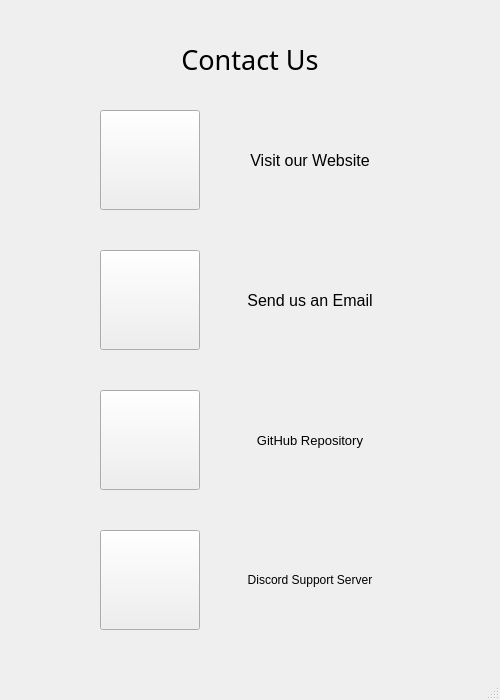
<?xml version="1.0" encoding="UTF-8"?>
<ui version="4.0">
 <class>ContactInfo</class>
 <widget class="QMainWindow" name="ContactInfo">
  <property name="geometry">
   <rect>
    <x>0</x>
    <y>0</y>
    <width>500</width>
    <height>700</height>
   </rect>
  </property>
  <property name="windowTitle">
   <string>Contact Us | GraphYte</string>
  </property>
  <property name="windowIcon">
   <iconset resource="resource.qrc">
    <normaloff>:/icon.png</normaloff>:/icon.png</iconset>
  </property>
  <widget class="QWidget" name="centralwidget">
   <widget class="QLabel" name="label_contactus">
    <property name="geometry">
     <rect>
      <x>100</x>
      <y>10</y>
      <width>300</width>
      <height>100</height>
     </rect>
    </property>
    <property name="font">
     <font>
      <family>Century Gothic</family>
      <pointsize>20</pointsize>
     </font>
    </property>
    <property name="text">
     <string>&lt;html&gt;&lt;head/&gt;&lt;body&gt;&lt;p align=&quot;center&quot;&gt;Contact Us&lt;/p&gt;&lt;/body&gt;&lt;/html&gt;</string>
    </property>
    <property name="alignment">
     <set>Qt::AlignCenter</set>
    </property>
   </widget>
   <widget class="QPushButton" name="pushButton_email">
    <property name="geometry">
     <rect>
      <x>100</x>
      <y>250</y>
      <width>100</width>
      <height>100</height>
     </rect>
    </property>
    <property name="text">
     <string/>
    </property>
    <property name="iconSize">
     <size>
      <width>100</width>
      <height>100</height>
     </size>
    </property>
   </widget>
   <widget class="QPushButton" name="pushButton_github">
    <property name="geometry">
     <rect>
      <x>100</x>
      <y>390</y>
      <width>100</width>
      <height>100</height>
     </rect>
    </property>
    <property name="text">
     <string/>
    </property>
   </widget>
   <widget class="QPushButton" name="pushButton_discord">
    <property name="geometry">
     <rect>
      <x>100</x>
      <y>530</y>
      <width>100</width>
      <height>100</height>
     </rect>
    </property>
    <property name="text">
     <string/>
    </property>
   </widget>
   <widget class="QPushButton" name="pushButton_URL">
    <property name="geometry">
     <rect>
      <x>100</x>
      <y>110</y>
      <width>100</width>
      <height>100</height>
     </rect>
    </property>
    <property name="text">
     <string/>
    </property>
   </widget>
   <widget class="QLabel" name="label_email">
    <property name="geometry">
     <rect>
      <x>210</x>
      <y>250</y>
      <width>200</width>
      <height>100</height>
     </rect>
    </property>
    <property name="font">
     <font>
      <pointsize>12</pointsize>
     </font>
    </property>
    <property name="text">
     <string>Send us an Email</string>
    </property>
    <property name="alignment">
     <set>Qt::AlignCenter</set>
    </property>
   </widget>
   <widget class="QLabel" name="label_github">
    <property name="geometry">
     <rect>
      <x>210</x>
      <y>390</y>
      <width>200</width>
      <height>100</height>
     </rect>
    </property>
    <property name="font">
     <font>
      <pointsize>10</pointsize>
     </font>
    </property>
    <property name="text">
     <string>GitHub Repository</string>
    </property>
    <property name="alignment">
     <set>Qt::AlignCenter</set>
    </property>
   </widget>
   <widget class="QLabel" name="label_discord">
    <property name="geometry">
     <rect>
      <x>210</x>
      <y>530</y>
      <width>200</width>
      <height>100</height>
     </rect>
    </property>
    <property name="font">
     <font>
      <pointsize>9</pointsize>
     </font>
    </property>
    <property name="text">
     <string>Discord Support Server</string>
    </property>
    <property name="alignment">
     <set>Qt::AlignCenter</set>
    </property>
   </widget>
   <widget class="QLabel" name="label_website">
    <property name="geometry">
     <rect>
      <x>210</x>
      <y>110</y>
      <width>200</width>
      <height>100</height>
     </rect>
    </property>
    <property name="font">
     <font>
      <pointsize>12</pointsize>
     </font>
    </property>
    <property name="text">
     <string>Visit our Website</string>
    </property>
    <property name="alignment">
     <set>Qt::AlignCenter</set>
    </property>
   </widget>
  </widget>
  <widget class="QMenuBar" name="menubar">
   <property name="geometry">
    <rect>
     <x>0</x>
     <y>0</y>
     <width>500</width>
     <height>17</height>
    </rect>
   </property>
  </widget>
  <widget class="QStatusBar" name="statusbar"/>
 </widget>
 <resources>
  <include location="resource.qrc"/>
 </resources>
 <connections/>
</ui>
